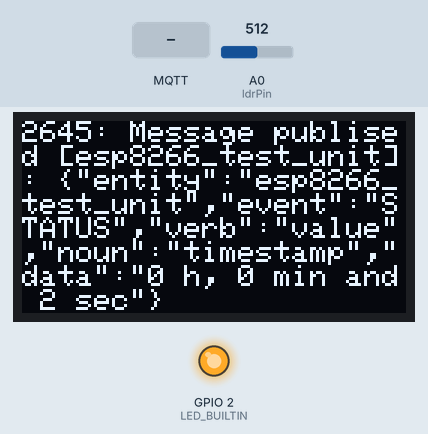
The sketch below on a simulated ESP8266 (NodeMCU). On the bench: 128×64 one-colour display, output pins drawn as LEDs (lit = HIGH, except the on-board LED, lit = LOW). Inputs (shaded band) come from the test bench; at power-on: A0 (ldrPin) = 512. WiFi joins after 1.5 s; servers stay silent unless stated; random numbers use the default seed unless the sketch sets one; no MQTT or app messages arrive unless stated; what the sketch prints to the serial monitor is not drawn.

Above: at 2.7 s.
2.8 s: MQTT message "led_state" arrives on the first subscribed topic
At 10.7 s:
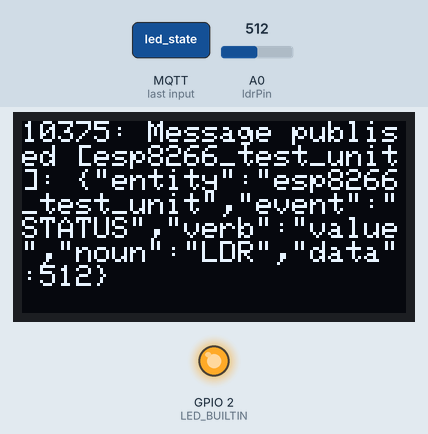
11.9 s: MQTT message "1" arrives on the first subscribed topic
At 16.9 s:
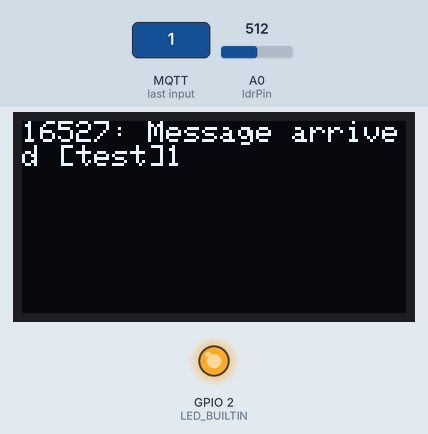
18.5 s: MQTT message "on" arrives on the first subscribed topic
At 24.1 s:
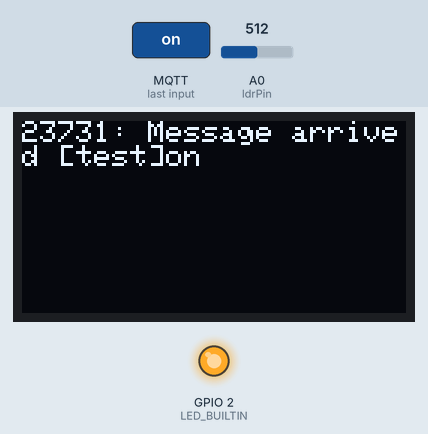
25.7 s: MQTT message "off" arrives on the first subscribed topic
At 31.3 s:
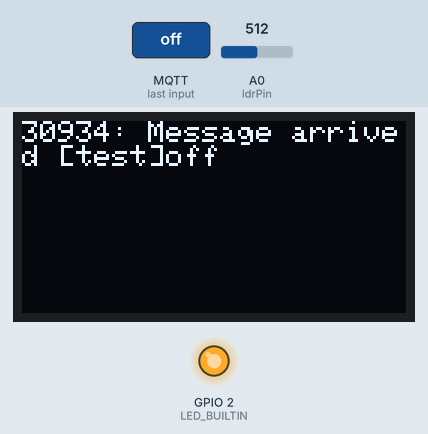
32.9 s: A0 (ldrPin) set to 716
At 39.0 s:
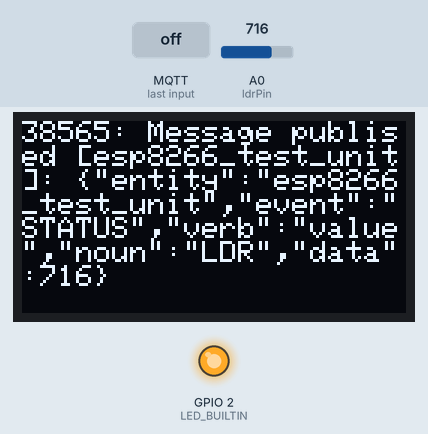
45.6 s: A0 (ldrPin) set to 900
At 52.3 s:
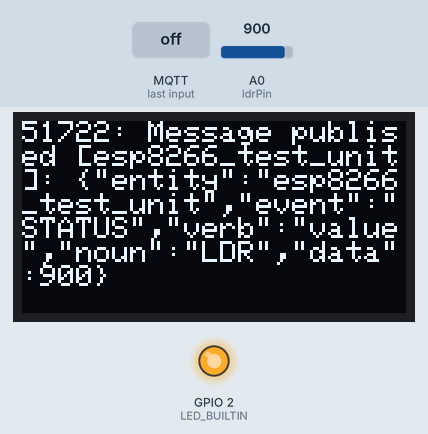
Timing chart, 0 to 53.8 s (numbered marks = the images above; inputs shaded):
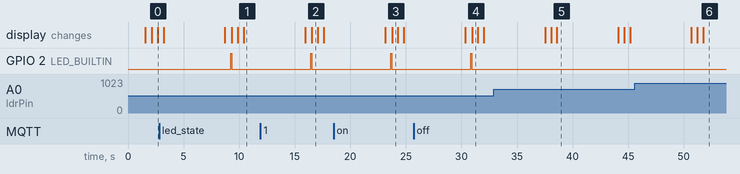

Measured:
- after the input at 2.8 s, GPIO 2 (LED_BUILTIN): LOW → HIGH after 6.4 s, → LOW 0.10 s later
- after the input at 11.9 s, GPIO 2 (LED_BUILTIN): LOW → HIGH after 4.5 s, → LOW 0.10 s later
- after the input at 18.5 s, GPIO 2 (LED_BUILTIN): LOW → HIGH after 5.1 s, → LOW 0.10 s later
- after the input at 25.7 s, GPIO 2 (LED_BUILTIN): LOW → HIGH after 5.1 s, → LOW 0.10 s later
- what the display in image 2 shows lasts 0.5 s, from 16.6 s to 17.1 s
- what the display in image 5 shows lasts 5.5 s, from 38.6 s to 44.1 s

The sketch:

esp8266-test-device.ino
```cpp
#include <ArduinoJson.h>
#include <ArduinoJson.hpp>  // must be version 5.13.x!
#include <Wire.h>
#include <Adafruit_GFX.h>
#include <Adafruit_SSD1306.h>

int ldrPin = A0;

#define SCREEN_WIDTH 128 // OLED display width, in pixels
#define SCREEN_HEIGHT 64 // OLED display height, in pixels
#define OLED_RESET     -1 // Reset pin # (or -1 if sharing Arduino reset pin)

Adafruit_SSD1306 display(SCREEN_WIDTH, SCREEN_HEIGHT, &Wire, OLED_RESET);

int lineHeight = 8; // Assuming text size of 1, each line height is 8 pixels
int currentLine = 0;


void mySerial(String message) {
  unsigned long currentTime = millis();
  display.clearDisplay();
  currentLine = 0;

  display.setCursor(0, currentLine * lineHeight*2);
  display.printf("%lu: %s", currentTime, message.c_str());
  display.display();
  delay(500);

  // Prepare for the next line
  currentLine++;
  if (currentLine * lineHeight >= SCREEN_HEIGHT) {
    // If reached bottom, scroll back to top
    display.clearDisplay();
    currentLine = 0;
  }
}

#include <DHTesp.h>
#ifdef ESP8266
 #include <ESP8266WiFi.h>
 #else
 #include <WiFi.h>
#endif

/* #include <ArduinoJson.h> */
#include <PubSubClient.h>
#include <WiFiClientSecure.h>

/****** WiFi Connection Details *******/
const char* ssid = "";
const char* password = "";

/******* MQTT Broker Connection Details *******/
const char* mqtt_server = "xx.s2.eu.hivemq.cloud";
const char* mqtt_username = "cheminformatics";
const char* mqtt_password = "";
const int mqtt_port =8883;

/**** Secure WiFi Connectivity Initialisation *****/
WiFiClientSecure espClient;

/**** MQTT Client Initialisation Using WiFi Connection *****/
PubSubClient client(espClient);

unsigned long lastMsg = 0;
#define MSG_BUFFER_SIZE (50)
char msg[MSG_BUFFER_SIZE];

/****** root certificate *********/

static const char *root_ca PROGMEM = R"EOF(xxx
)EOF";

/************* Connect to WiFi ***********/
void setup_wifi() {
  delay(10);
  Serial.print("\nConnecting to ");
  Serial.println(ssid);

  WiFi.mode(WIFI_STA);
  WiFi.begin(ssid, password);

  while (WiFi.status() != WL_CONNECTED) {
    delay(500);
    Serial.print(".");
  }
  randomSeed(micros());
  Serial.println("\nWiFi connected\nIP address: ");
  Serial.println(WiFi.localIP());
}

/************* Connect to MQTT Broker ***********/
void reconnect() {
  // Loop until we're reconnected
  while (!client.connected()) {
    Serial.print("Attempting MQTT connection...");
    String clientId = "ESP8266Client-";   // Create a random client ID
    clientId += String(random(0xffff), HEX);
    // Attempt to connect
    if (client.connect(clientId.c_str(), mqtt_username, mqtt_password)) {
      mySerial("connected with: " + clientId);

      client.subscribe("test");   // subscribe the topics here

    } else {
      Serial.print("failed, rc=");
      Serial.print(client.state());
      Serial.println(" try again in 5 seconds");   // Wait 5 seconds before retrying
      delay(5000);
    }
  }
}

/***** Call back Method for Receiving MQTT messages and Switching LED ****/

void callback(char* topic, byte* payload, unsigned int length) {

  digitalWrite(LED_BUILTIN, HIGH);
  delay(100);
  digitalWrite(LED_BUILTIN, LOW);

  String incommingMessage = "";
  for (int i = 0; i < length; i++) incommingMessage+=(char)payload[i];

  mySerial("Message arrived ["+String(topic)+"]"+incommingMessage);

  //--- check the incomming message
    if( strcmp(topic,"led_state") == 0){
     if (incommingMessage.equals("1")) digitalWrite(LED_BUILTIN, HIGH);   // Turn the LED on
     else digitalWrite(LED_BUILTIN, LOW);  // Turn the LED off
  }

}

/**** Method for Publishing MQTT Messages **********/
void publishMessage(const char* topic, String payload , boolean retained){
  if (client.publish(topic, payload.c_str(), true))
      mySerial("Message publised ["+String(topic)+"]: " + payload);
}

/**** Application Initialisation Function******/
void setup() {
  pinMode(LED_BUILTIN, OUTPUT);

  Serial.begin(9600);
  if (!display.begin(SSD1306_SWITCHCAPVCC, 0x3C)) {
    Serial.println(F("SSD1306 allocation failed"));
    for (;;); // Don't proceed, loop forever
  }
  display.clearDisplay();
  display.setTextSize(1); // Small text
  display.setTextColor(SSD1306_WHITE);

  while (!Serial) delay(1);
  setup_wifi();

  #ifdef ESP8266
    espClient.setInsecure();
  #else
    espClient.setCACert(root_ca);      // enable this line and the the "certificate" code for secure connection
  #endif

  client.setServer(mqtt_server, mqtt_port);
  client.setCallback(callback);


}

/******** Main Function *************/
void loop() {
  mySerial(".");

  if (!client.connected()) reconnect(); // check if client is connected
  client.loop();

  unsigned long ms = millis(); // Get milliseconds since startup
  unsigned long seconds = ms / 1000; // Convert to seconds
  unsigned long minutes = seconds / 60; // Convert to minutes
  unsigned long hours = minutes / 60; // Convert to hours
  seconds = seconds % 60;
  minutes = minutes % 60;
  hours = hours % 24; // Ensure hours within 24-hour format

  // Convert hours, minutes, and seconds to a string
  String timestamp = String(hours) + " h, " + String(minutes) + " min and " + String(seconds) + " sec";

  String output;
  StaticJsonBuffer<200> jsonBuffer;
  JsonObject& doc = jsonBuffer.createObject();
  // Add values to the document
  doc["entity"] = "esp8266_test_unit";
  doc["event"] = "STATUS";
  doc["verb"] = "value";
  doc["noun"] = "timestamp";
  doc["data"] = timestamp;
  doc.printTo(output);

  publishMessage("esp8266_test_unit", output, true);

    String LDRoutput;
  StaticJsonBuffer<200> jsonBufferLDR;
  JsonObject& LDRdoc = jsonBufferLDR.createObject();
  // Add values to the document
  LDRdoc["entity"] = "esp8266_test_unit";
  LDRdoc["event"] = "STATUS";
  LDRdoc["verb"] = "value";
  LDRdoc["noun"] = "LDR";
  LDRdoc["data"] = analogRead(ldrPin);
  LDRdoc.printTo(LDRoutput);
  publishMessage("esp8266_test_unit", LDRoutput, true);


  delay(5000);

}
```
